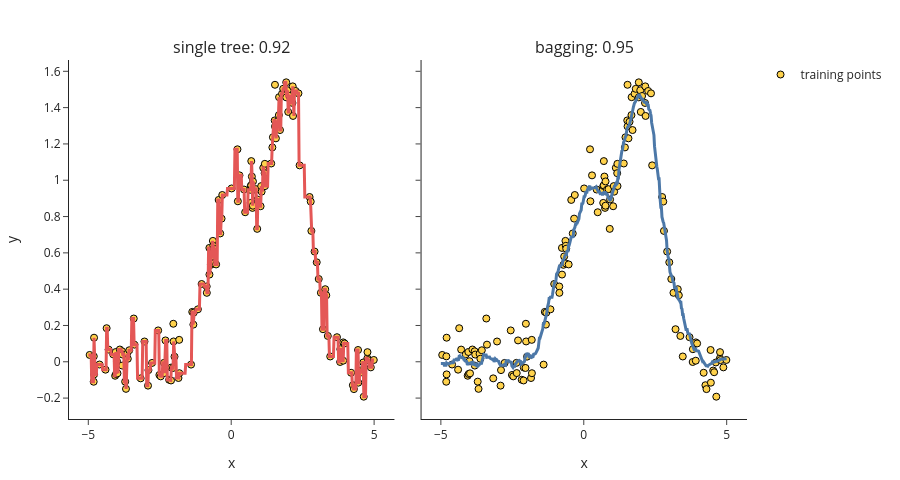

Notebook code cell kept with this figure:
### Markdown cell above
## 6. The curve demo (same code as app.py)

### Code cell
from app import figure, fit

(single, r1), (bagged, r2) = fit("decision tree", n_estimators=50, max_samples=25)
figure([(f"single tree: {r1:.2f}", single, "#E45756"), (f"bagging: {r2:.2f}", bagged, "#4C78A8")])

### Figure 1 — Plotly figure (JSON) as saved in the notebook; plotly's stock layout.template omitted (floating-point values rounded to 4 significant figures; data arrays with more than 128 entries replaced by an {"elided": "..."} marker saying what was removed)
{"data": [{"marker": {"color": "#FFD24C", "line": {"color": "black", "width": 1}, "size": 7}, "mode": "markers", "name": "training points", "showlegend": true, "type": "scatter", "x": {"elided": "150 float values"}, "xaxis": "x", "y": {"elided": "150 float values"}, "yaxis": "y"}, {"line": {"color": "#E45756", "width": 3}, "mode": "lines", "showlegend": false, "type": "scatter", "x": {"elided": "500 float values"}, "xaxis": "x", "y": {"elided": "500 float values"}, "yaxis": "y"}, {"marker": {"color": "#FFD24C", "line": {"color": "black", "width": 1}, "size": 7}, "mode": "markers", "name": "training points", "showlegend": false, "type": "scatter", "x": {"elided": "150 float values"}, "xaxis": "x2", "y": {"elided": "150 float values"}, "yaxis": "y2"}, {"line": {"color": "#4C78A8", "width": 3}, "mode": "lines", "showlegend": false, "type": "scatter", "x": {"elided": "500 float values"}, "xaxis": "x2", "y": {"elided": "500 float values"}, "yaxis": "y2"}], "layout": {"annotations": [{"font": {"size": 16}, "showarrow": false, "text": "single tree: 0.92", "x": 0.24, "xanchor": "center", "xref": "paper", "y": 1.0, "yanchor": "bottom", "yref": "paper"}, {"font": {"size": 16}, "showarrow": false, "text": "bagging: 0.95", "x": 0.76, "xanchor": "center", "xref": "paper", "y": 1.0, "yanchor": "bottom", "yref": "paper"}], "height": 480, "margin": {"b": 50, "l": 60, "r": 20, "t": 60}, "xaxis": {"anchor": "y", "domain": [0.0, 0.48], "title": {"text": "x"}}, "xaxis2": {"anchor": "y2", "domain": [0.52, 1.0], "title": {"text": "x"}}, "yaxis": {"anchor": "x", "domain": [0.0, 1.0], "title": {"text": "y"}}, "yaxis2": {"anchor": "x2", "domain": [0.0, 1.0], "matches": "y", "showticklabels": false}}}
